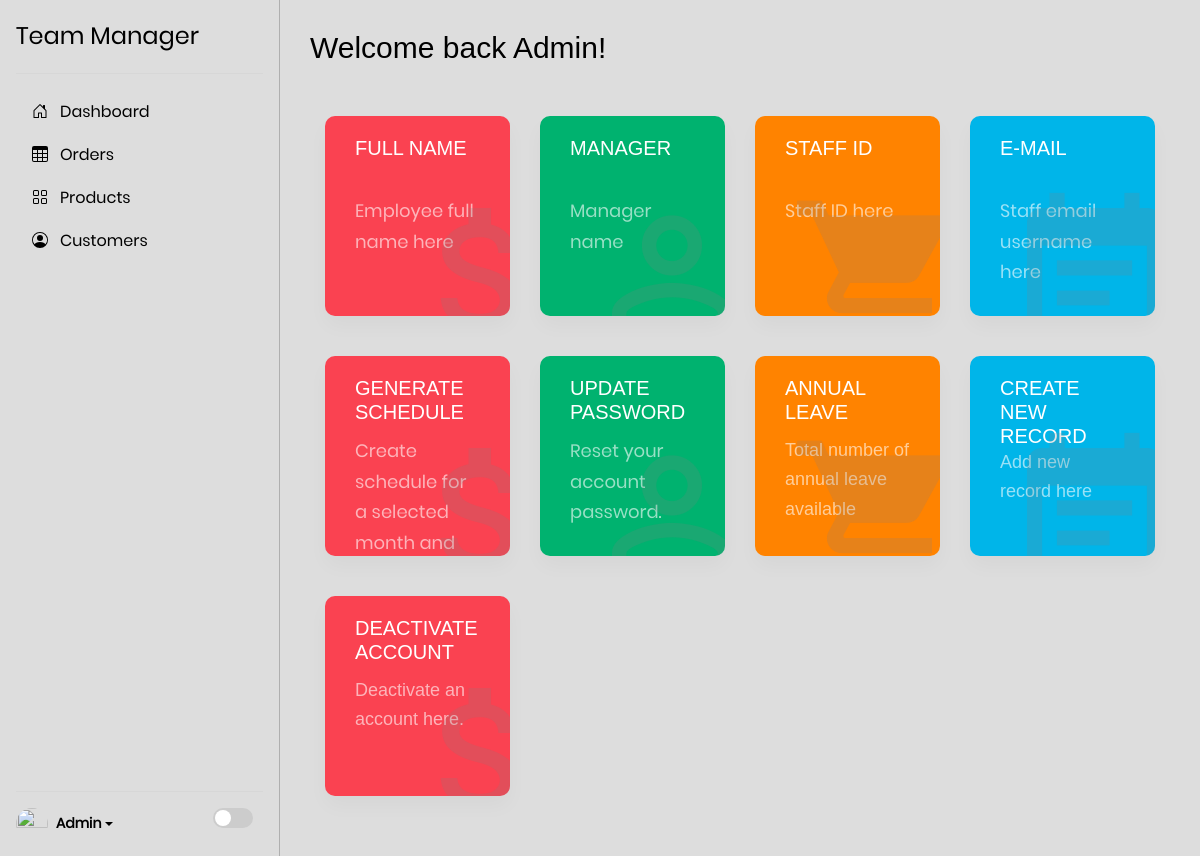
/admin (signed in), run on an earlier commit of the app's database.
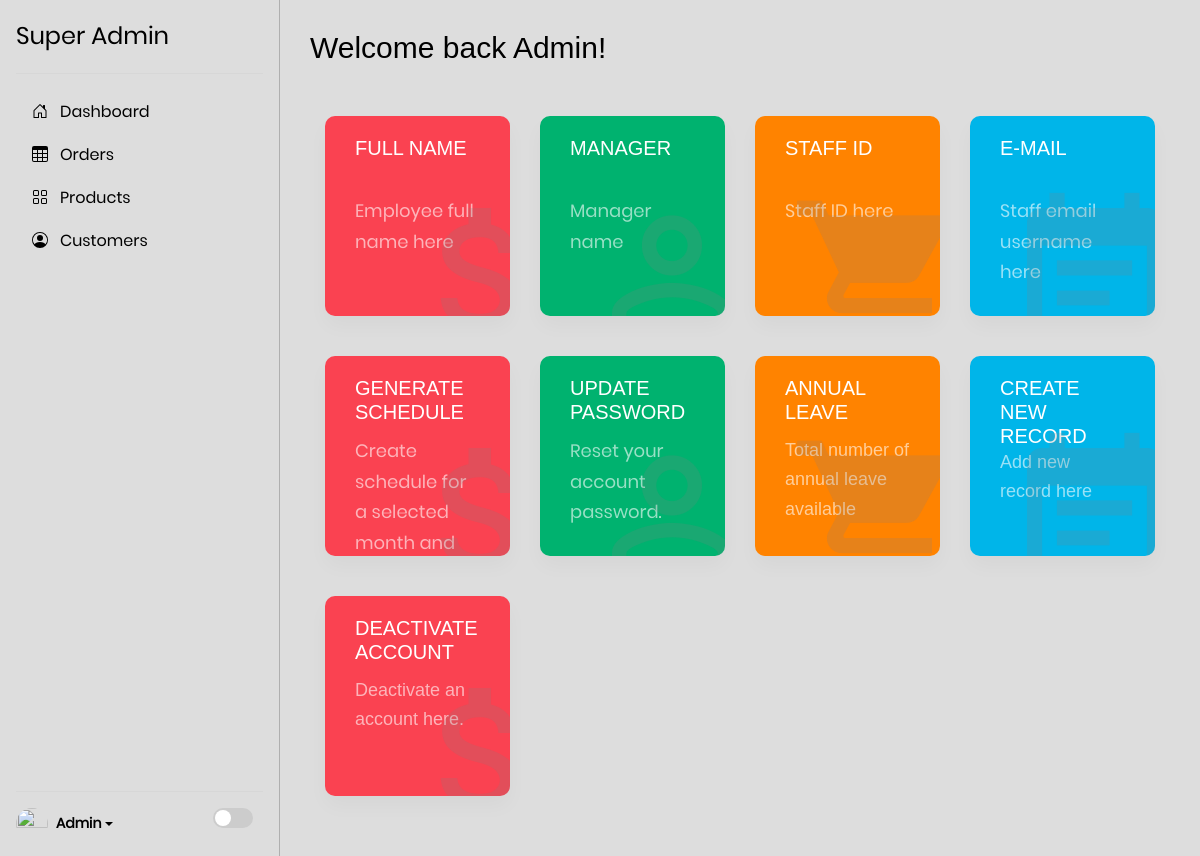
And on a later commit of the database.
### models/manager.py (models this page shows, shortened)
class TM(Employee, Base):
    __tablename__ = "managers"
    __table_args__ = {'extend_existing': True}
    reports_to = Column(Integer, nullable=True)
    in_charge_of = Column(String(1024), nullable=True)
    designation = Column(String(16), nullable=True)

### web/app.py (the view)
@app.route('/admin/<session_id>', methods=['GET', 'POST'],
           strict_slashes=False)
@app.route('/admin', methods=['GET', 'POST'], strict_slashes=False)
@login_required
def admin(session_id=None):
    title = "Admin"
    user = current_user
    return render_template('admin.html', title=title, user=current_user)

### models/engine/db.py (called while the page is built, shortened)
    def get(self, staff_id=None, cls=None, **kwargs):
        if cls is None:
            for class_type in self._class:
                query = self.__session.query(class_type)
                if staff_id is not None:
                    query = query.filter_by(staff_id=staff_id)
                for key, value in kwargs.items():
                    query = query.filter(getattr(class_type, key) == value)
                result = query.first()
                if result:
                    return result
            return None

### web/app.py (called while the page is built)
@login_manager.user_loader
def user_loader(id):
    return models.storage.get(id)

### web/templates/admin.html (shortened to what the changed rows need)
{% extends "layout.html" %}
{% block content %}
<div class="side-bar d-flex flex-column flex-shrink-0 p-3" style="width: 280px;">
    <a href="/" class="d-flex align-items-center mb-3 mb-md-0 me-md-auto  text-decoration-none">
      <span class="fs-4">{{user.desc}}</span>
    </a>
    <div class="dropdown">
      <a href="#" class="d-flex align-items-center  text-decoration-none dropdown-toggle" data-bs-toggle="dropdown" aria-expanded="false">
        <img src="https://github.com/mdo.png" alt="" width="32" height="32" class="rounded-circle me-2">
        <strong>{{ user.first_name }}</strong>
      </a>
    </div>
</div>
<div class="dashboard-main">
  <section class="welcome p-t-10">
        <div class="row">
            <div class="col-md-12">
                <h1 class="title-4">Welcome back
                    <span>{{ user.first_name }}!</span>
                </h1>
            </div>
        </div>
  </section>
  <section class="statistic statistic2">
  <div class="container">
      <div class="row">
        <div class="col-md-6 col-lg-3">
          <div class="statistic__item statistic__item--red">
              <h2 id="dynamic-text" class="">Full name</h2>
          </div>
      </div>
          <div class="col-md-6 col-lg-3">
              <div class="statistic__item statistic__item--green">
                  <h2 id="dynamic-text" class="">Manager</h2>
              </div>
          </div>
          <div class="col-md-6 col-lg-3">
              <div class="statistic__item statistic__item--orange">
                  <h2 id="dynamic-text" class="">Staff ID</h2>
              </div>
          </div>
          <div class="col-md-6 col-lg-3">
              <div class="statistic__item statistic__item--blue">
                  <h2 id="dynamic-text" class="">E-mail</h2>
              </div>
          </div>
          <div class="col-md-6 col-lg-3">
              <div class="statistic__item statistic__item--red">
                  <h2 id="dynamic-text" class="">Generate Schedule</h2>
              </div>
          </div>
          <div class="col-md-6 col-lg-3">
              <div class="statistic__item statistic__item--green">
                  <h2 id="dynamic-text" class="">Update Password</h2>
              </div>
          </div>
          <div class="col-md-6 col-lg-3">
              <div class="statistic__item statistic__item--orange">
                  <h2 class="">Annual Leave</h2>
              </div>
          </div>
          <div class="col-md-6 col-lg-3">
              <div class="statistic__item statistic__item--blue">
                  <h2 class="">Create new record</h2>
              </div>
          </div>
          <div class="col-md-6 col-lg-3">
              <div class="statistic__item statistic__item--red">
                  <h2 class="number">Deactivate Account</h2>
              </div>
          </div>
      </div>
  </div>
  </section>
</div>
{%endblock%}

What changed in the data, as far as the page shows it:
changed TM "Admin": desc "Team Manager" → "Super Admin"
